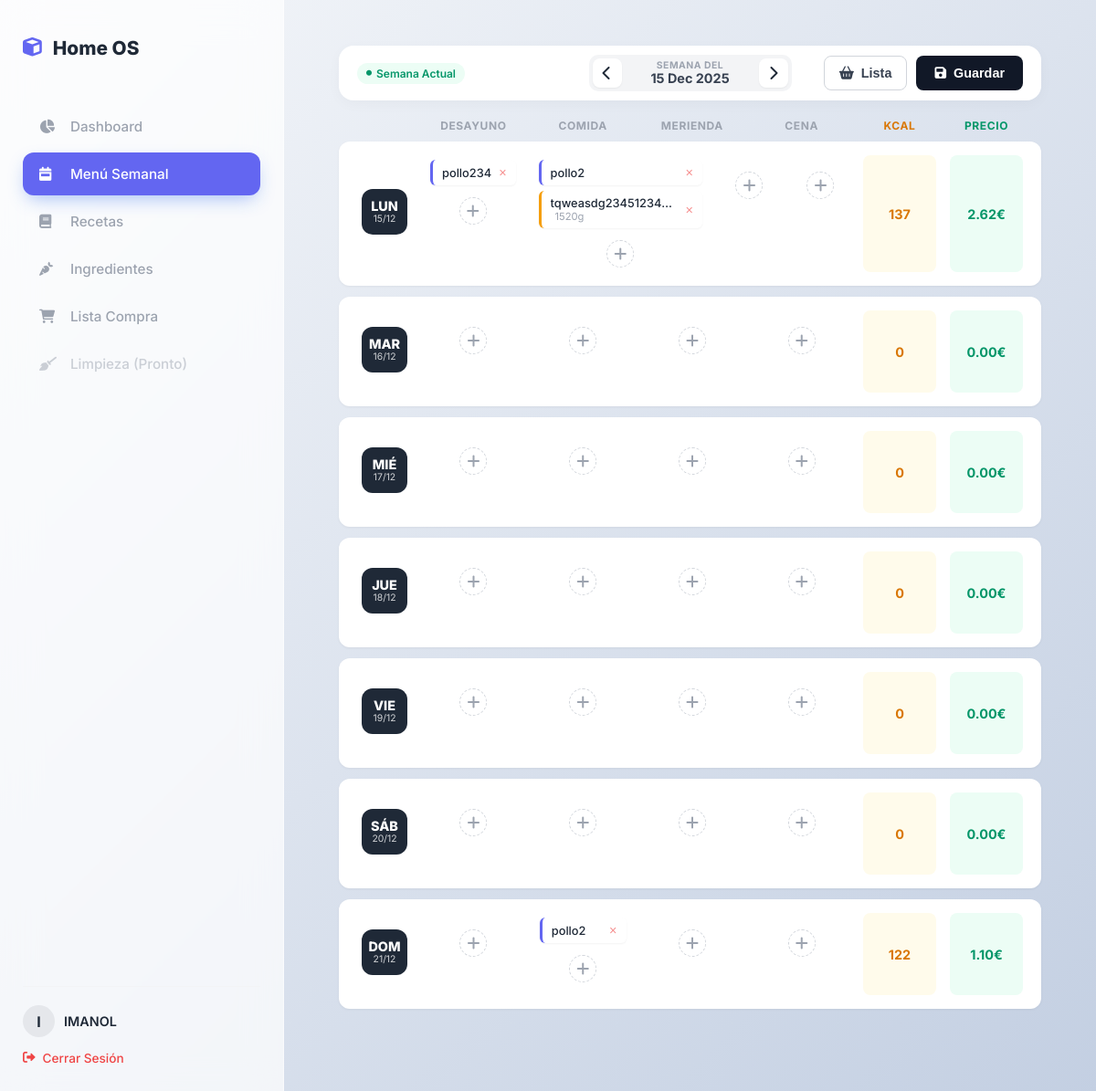
Screenshot of /menu (signed in) with the database file from the repository.
### models.py (models this page shows, shortened)
class User(UserMixin, db.Model):
    __tablename__ = 'user'
    id = db.Column(db.Integer, primary_key=True)
    username = db.Column(db.String(50), unique=True, nullable=False)
    email = db.Column(db.String(120), unique=True, nullable=False)
    password_hash = db.Column(db.String(128))
    recetas = db.relationship('Receta', backref='user', lazy=True)
    menus = db.relationship('MenuSemanal', backref='user', lazy=True)
    tareas = db.relationship('TareaLimpieza', backref='user', lazy=True)
    lavadoras = db.relationship('Lavadora', backref='user', lazy=True)
    items_compra = db.relationship('ShoppingItem', backref='user', lazy=True)

class MenuSemanal(db.Model):
    __tablename__ = 'menu_semanal'
    id = db.Column(db.Integer, primary_key=True)
    dia = db.Column(db.String(20)) # "Lunes", "Martes"...
    week_start = db.Column(db.Date, nullable=True) # <--- NUEVO CAMPO
    user_id = db.Column(db.Integer, db.ForeignKey('user.id'), nullable=False)
    selecciones = db.relationship('MenuSelection', backref='menu_dia', lazy='dynamic', cascade="all, delete-orphan")
    def get_selections(self, tipo):
        if self.id is None:
            return []
        return self.selecciones.filter_by(tipo_comida=tipo).all()
    @property
    def daily_stats(self):
        total_k = 0
        total_p = 0
        for s in self.selecciones:
            if s.receta:
                stats = s.receta.total_stats
                total_k += stats['kcal']
                total_p += stats['price']
            elif s.ingredient:
                total_k += (s.quantity / 100) * s.ingredient.kcal_100g
                total_p += (s.quantity / 1000) * s.ingredient.price_kg
        return {'kcal': round(total_k), 'price': round(total_p, 2)}

class MenuSelection(db.Model):
    __tablename__ = 'menu_selection'
    id = db.Column(db.Integer, primary_key=True)
    menu_id = db.Column(db.Integer, db.ForeignKey('menu_semanal.id'), nullable=False)
    tipo_comida = db.Column(db.String(20))
    receta_id = db.Column(db.Integer, db.ForeignKey('recipe.id'), nullable=True)
    receta = db.relationship('Receta')
    ingredient_id = db.Column(db.Integer, db.ForeignKey('ingredient.id'), nullable=True)
    ingredient = db.relationship('Ingredient')
    quantity = db.Column(db.Float, default=0.0) # Cantidad en gramos para el ingrediente suelto

class Receta(db.Model):
    __tablename__ = 'recipe'
    id = db.Column(db.Integer, primary_key=True)
    title = db.Column(db.String(100), nullable=False) # Usamos 'title' para estandarizar
    description = db.Column(db.Text)
    steps = db.Column(db.Text)
    kcal = db.Column(db.Float, default=0)
    precio = db.Column(db.Float, default=0.0)
    user_id = db.Column(db.Integer, db.ForeignKey('user.id'), nullable=False)
    ingredients_assoc = db.relationship("RecipeIngredient", back_populates="recipe", cascade="all, delete-orphan")
    @property
    def total_stats(self):
        try:
            k = sum([(i.quantity_g / 100) * i.ingredient.kcal_100g for i in self.ingredients_assoc])
            p = sum([(i.quantity_g / 1000) * i.ingredient.price_kg for i in self.ingredients_assoc])
            return {'kcal': round(k), 'price': round(p, 2)}
        except:
            return {'kcal': 0, 'price': 0}

class Ingredient(db.Model):
    __tablename__ = 'ingredient'
    id = db.Column(db.Integer, primary_key=True)
    name = db.Column(db.String(100), nullable=False)
    kcal_100g = db.Column(db.Float, nullable=False)
    price_kg = db.Column(db.Float, nullable=False)
    recipes_assoc = db.relationship("RecipeIngredient", back_populates="ingredient", cascade="all, delete-orphan")

class RecipeIngredient(db.Model):
    __tablename__ = 'recipe_ingredients'
    recipe_id = db.Column(db.Integer, db.ForeignKey('recipe.id'), primary_key=True)
    ingredient_id = db.Column(db.Integer, db.ForeignKey('ingredient.id'), primary_key=True)
    quantity_g = db.Column(db.Float, nullable=False)
    ingredient = db.relationship("Ingredient", back_populates="recipes_assoc")
    recipe = db.relationship("Receta", back_populates="ingredients_assoc")

### app.py (the view, shortened to what this page needs)
@app.route('/menu', methods=['GET', 'POST'])
@app.route('/menu/<week_str>', methods=['GET', 'POST'])
@login_required
def menu_semanal_page(week_str=None):
    if week_str:
        try:
            current_week = datetime.strptime(week_str, '%Y-%m-%d').date()
        except ValueError:
            hoy = date.today()
            current_week = hoy - timedelta(days=hoy.weekday())
    else:
        hoy = date.today()
        current_week = hoy - timedelta(days=hoy.weekday())
    hoy_real = date.today()
    real_current_week = hoy_real - timedelta(days=hoy_real.weekday())
    dias_semana = ["Lunes", "Martes", "Miércoles", "Jueves", "Viernes", "Sábado", "Domingo"]
    tipos_comida = ['Desayuno', 'Comida', 'Merienda', 'Cena']
    menu = []
    for i, dia in enumerate(dias_semana):
        dia_db = MenuSemanal.query.filter_by(
            user_id=current_user.id,
            week_start=current_week.strftime('%Y-%m-%d'),
            dia=dia
        ).first()
        fecha_real = current_week + timedelta(days=i)
        fecha_formateada = fecha_real.strftime('%d/%m')
        if dia_db:
            dia_db.fecha_str = fecha_formateada # Inyectamos la fecha
            menu.append(dia_db)
    lista_compra = generar_lista_compra_db(menu)
    recetas = Receta.query.filter_by(user_id=current_user.id).order_by(Receta.title).all()
    all_ingredients = Ingredient.query.order_by(Ingredient.name).all()
    prev_week = (current_week - timedelta(weeks=1)).strftime('%Y-%m-%d')
    next_week = (current_week + timedelta(weeks=1)).strftime('%Y-%m-%d')
    return render_template('menu.html',
                           current_week=current_week,
                           real_current_week=real_current_week,
                           prev_week=prev_week,
                           next_week=next_week,
                           menu=menu,
                           recetas=recetas,
                           all_ingredients=all_ingredients,
                           lista_compra=lista_compra
                           )

### app.py (called while the page is built)
@login.user_loader
def load_user(id):
    return User.query.get(int(id))

def generar_lista_compra_db(menu_items):
    compra = {}
    tipos = ['Desayuno', 'Comida', 'Merienda', 'Cena']
    for item in menu_items:
        for tipo in tipos:
            selecciones = item.get_selections(tipo)
            for sel in selecciones:
                if sel.receta:
                    for assoc in sel.receta.ingredients_assoc:
                        key = (assoc.ingredient.name, "g")
                        compra[key] = compra.get(key, 0) + assoc.quantity_g
                elif sel.ingredient:
                    key = (sel.ingredient.name, "g")
                    compra[key] = compra.get(key, 0) + sel.quantity
    resultado = []
    for (nombre, unidad), cantidad in sorted(compra.items()):
        resultado.append({'nombre': nombre, 'unidad': unidad, 'cantidad': round(cantidad, 1)})
    return resultado

### templates/menu.html (shortened to what this page needs)
{% extends "base.html" %}
{% block content %}
<form method="POST" id="menuForm">
    <div class="main-layout">
        <div class="unified-toolbar">
            <div class="toolbar-left">
                {% if current_week == real_current_week %}
                    <div class="status-badge mobile-hide">
                        <i class="fas fa-circle" style="font-size: 6px;"></i> Semana Actual
                    </div>
                {% endif %}
            </div>
            <div class="toolbar-center">
                <div class="week-navigator-compact">
                    <a href="{{ url_for('menu_semanal_page', week_str=prev_week) }}" class="nav-btn">
                        <i class="fas fa-chevron-left"></i>
                    </a>
                    <div class="week-display">
                        <span class="week-label">Semana del</span>
                        <span class="week-value">{{ current_week.strftime('%d %b %Y') }}</span>
                    </div>
                    <a href="{{ url_for('menu_semanal_page', week_str=next_week) }}" class="nav-btn">
                        <i class="fas fa-chevron-right"></i>
                    </a>
                </div>
            </div>
            <div class="toolbar-right">
                <button type="button" class="btn-secondary-outline" onclick="openModal()" title="Ver Lista de Compra">
                    <i class="fas fa-shopping-basket"></i>
                    <span class="desktop-only">Lista</span>
                </button>
                <button type="submit" class="btn-primary-save" title="Guardar cambios">
                    <i class="fas fa-save"></i>
                    <span class="desktop-only">Guardar</span>
                </button>
            </div>
        </div>
        <div class="menu-container">
            <div class="menu-content">
                <div class="menu-header-row desktop-only">
                    <div></div>
                    <div>DESAYUNO</div>
                    <div>COMIDA</div>
                    <div>MERIENDA</div>
                    <div>CENA</div>
                    <div style="color: #d97706;">KCAL</div>
                    <div style="color: #059669;">PRECIO</div>
                </div>
                {% for dia_menu in menu %}
                <div class="menu-day-row">
                    <div class="day-column">
                        <div class="day-badge">
                            <span>{{ dia_menu.dia[:3]|upper }}</span>
                            <span style="font-size: 0.65rem; opacity: 0.8; font-weight: 400;">{{ dia_menu.fecha_str }}</span>
                        </div>
                    </div>
                    {% for tipo in ['Desayuno', 'Comida', 'Merienda', 'Cena'] %}
                    <div class="meal-cell" id="cell_{{ dia_menu.dia }}_{{ tipo }}">
                        <div class="items-container">
                            {% for sel in dia_menu.get_selections(tipo) %}
                                {% if sel.receta %}
                                    <div class="menu-item-chip recipe">
                                        <span class="chip-text">{{ sel.receta.title }}</span>
                                        <button type="button" class="btn-remove-chip" onclick="this.closest('.menu-item-chip').remove()">×</button>
                                    </div>
                                {% elif sel.ingredient %}
                                    <div class="menu-item-chip ingredient">
                                        <div style="display: flex; flex-direction: column; width: 100%;">
                                            <span class="chip-text">{{ sel.ingredient.name }}</span>
                                            <span class="chip-info">{{ sel.quantity|int }}g</span>
                                        </div>
                                        <button type="button" class="btn-remove-chip" onclick="this.closest('.menu-item-chip').remove()">×</button>
                                    </div>
                                {% endif %}
                            {% endfor %}
                        </div>
                        <div class="btn-add-circle" onclick="openAddItemModal('{{ dia_menu.dia }}', '{{ tipo }}')" title="Añadir comida">
                            <i class="fas fa-plus"></i>
                        </div>
                    </div>
                    {% endfor %}
                    <div class="stat-box kcal">
                        {{ dia_menu.daily_stats.kcal }}
                    </div>
                    <div class="stat-box price">
                        {{ "%.2f"|format(dia_menu.daily_stats.price) }}€
                    </div>
                </div>
                {% endfor %}
            </div>
        </div>
    </div>
</form>
{% endblock %}

### templates/base.html (shortened to what this page needs)
<!DOCTYPE html>
<html lang="es">
<head>
    <link rel="stylesheet" href="{{ url_for('static', filename='style.css') }}">
    <link rel="stylesheet" href="https://cdnjs.cloudflare.com/ajax/libs/font-awesome/6.0.0-beta3/css/all.min.css">
</head>
<body>
    {% if current_user.is_authenticated %}
    <div class="sidebar">
        <div>
            <div class="brand">
                <i class="fas fa-cube"></i> Home OS
            </div>
            <nav class="nav-links">
                <a href="{{ url_for('dashboard') }}" class="{% if request.endpoint == 'dashboard' %}active{% endif %}">
                    <i class="fas fa-chart-pie" style="width: 20px;"></i>
                    Dashboard
                </a>
                <a href="{{ url_for('menu_semanal_page') }}" class="{% if 'menu' in request.path %}active{% endif %}">
                    <i class="fas fa-calendar-week" style="width: 20px;"></i>
                    Menú Semanal
                </a>
                <a href="{{ url_for('recetas_page') }}" class="{% if 'recetas' in request.path %}active{% endif %}">
    <i class="fas fa-book" style="width: 20px;"></i>
    Recetas
</a>
<a href="{{ url_for('ingredients_manager') }}" class="{% if 'ingredients' in request.path %}active{% endif %}">
    <i class="fas fa-carrot" style="width: 20px;"></i>
    Ingredientes
</a>
<a href="{{ url_for('shopping_list') }}" class="{% if 'shopping_list' in request.path %}active{% endif %}">
    <i class="fas fa-shopping-cart" style="width: 20px;"></i>
    Lista Compra
</a>
                <a href="#" class="{% if 'limpieza' in request.path %}active{% endif %}" style="opacity: 0.5; cursor: not-allowed;">
                    <i class="fas fa-broom" style="width: 20px;"></i>
                    Limpieza (Pronto)
                </a>
            </nav>
        </div>
        <div style="margin-top: auto; padding-top: 20px; border-top: 1px solid #F3F4F6;">
            <div style="display: flex; align-items: center; gap: 10px; margin-bottom: 15px;">
                <div style="width: 35px; height: 35px; background: #E5E7EB; border-radius: 50%; display: flex; align-items: center; justify-content: center; font-weight: bold; color: var(--text-main);">
                    {{ current_user.username[0]|upper }}
                </div>
                <div style="font-size: 0.9rem; font-weight: 600; color: var(--text-main);">{{ current_user.username }}</div>
            </div>
            <a href="{{ url_for('logout') }}" style="color: #EF4444; text-decoration: none; font-size: 0.85rem; display: flex; align-items: center; gap: 8px; font-weight: 500; transition: opacity 0.2s;">
                <i class="fas fa-sign-out-alt"></i> Cerrar Sesión
            </a>
        </div>
    </div>
    {% endif %}
    <div class="content" style="{% if not current_user.is_authenticated %}margin: 0 auto; max-width: 100%; display: flex; flex-direction: column; justify-content: center;{% endif %}">
        {% block content %}{% endblock %}
    </div>
</body>
</html>

### static/style.css (style rules this page uses)
:root { --bg-gradient: linear-gradient(135deg, #f5f7fa 0%, #c3cfe2 100%); --surface: rgba(255, 255, 255, 0.85); --surface-hover: rgba(255, 255, 255, 0.95); --primary: #2563EB; --primary-dark: #1E40AF; --text-main: #1F2937; --text-muted: #6B7280; --border-color: rgba(255, 255, 255, 0.6); --border-glass: 1px solid rgba(255, 255, 255, 0.5); --radius-card: 24px; --radius-sm: 12px; --shadow-soft: 0 10px 40px -10px rgba(0,0,0,0.08); --shadow-hover: 0 20px 40px -10px rgba(0,0,0,0.12); }
body { background: var(--bg-gradient); background-attachment: fixed; color: var(--text-main); font-family: 'Inter', sans-serif; margin: 0; display: flex; height: 100vh; overflow: hidden; }
.sidebar { width: 260px; background: rgba(255, 255, 255, 0.7); backdrop-filter: blur(20px); -webkit-backdrop-filter: blur(20px); padding: 40px 25px; border-right: var(--border-glass); display: flex; flex-direction: column; justify-content: space-between; z-index: 10; }
.brand { font-size: 1.3rem; font-weight: 800; color: var(--text-main); margin-bottom: 50px; display: flex; align-items: center; gap: 12px; }
.brand i { color: var(--primary); }
.nav-links a { display: flex; align-items: center; gap: 14px; padding: 14px 18px; color: var(--text-muted); text-decoration: none; border-radius: var(--radius-sm); font-weight: 500; transition: all 0.3s cubic-bezier(0.4, 0, 0.2, 1); margin-bottom: 5px; font-size: 0.95rem; }
.nav-links a.active { background: var(--primary); color: white; box-shadow: 0 8px 20px -5px rgba(37, 99, 235, 0.4); }
.content { flex: 1; padding: 40px 60px; overflow-y: auto; position: relative; }

### rows the page displays
User: username "I", username "IMANOL"
MenuSemanal: dia "LUN", fecha_str "15/12", daily_stats.kcal "137"
MenuSelection: receta "pollo234"
MenuSelection: receta "pollo2"
MenuSelection: ingredient.name "tqweasdg23451234…", quantity "1520"
RecipeIngredient: daily_stats.price "2.62", daily_stats.price "1.10"
MenuSemanal: dia "MAR", fecha_str "16/12", daily_stats.kcal "0", daily_stats.price "0.00"
MenuSemanal: dia "MIÉ", fecha_str "17/12", daily_stats.kcal "0", daily_stats.price "0.00"
MenuSemanal: dia "JUE", fecha_str "18/12", daily_stats.kcal "0", daily_stats.price "0.00"
MenuSemanal: dia "VIE", fecha_str "19/12", daily_stats.kcal "0", daily_stats.price "0.00"
MenuSemanal: dia "SÁB", fecha_str "20/12", daily_stats.kcal "0", daily_stats.price "0.00"
MenuSemanal: dia "DOM", fecha_str "21/12", daily_stats.kcal "122"
MenuSelection: receta "pollo2"

### other values shown
{{ current_week.strftime('%d %b %Y') }} "15 Dec 2025"
